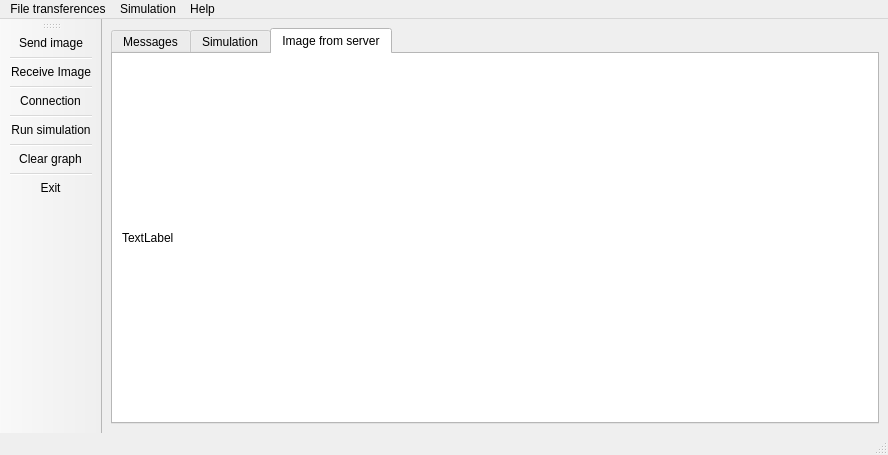
<?xml version="1.0" encoding="UTF-8"?>
<ui version="4.0">
 <class>MainWindow</class>
 <widget class="QMainWindow" name="MainWindow">
  <property name="enabled">
   <bool>true</bool>
  </property>
  <property name="geometry">
   <rect>
    <x>0</x>
    <y>0</y>
    <width>888</width>
    <height>455</height>
   </rect>
  </property>
  <property name="sizePolicy">
   <sizepolicy hsizetype="Expanding" vsizetype="Expanding">
    <horstretch>0</horstretch>
    <verstretch>0</verstretch>
   </sizepolicy>
  </property>
  <property name="palette">
   <palette>
    <active/>
    <inactive/>
    <disabled/>
   </palette>
  </property>
  <property name="windowTitle">
   <string>MainWindow</string>
  </property>
  <widget class="QWidget" name="centralwidget">
   <property name="sizePolicy">
    <sizepolicy hsizetype="Fixed" vsizetype="Fixed">
     <horstretch>0</horstretch>
     <verstretch>0</verstretch>
    </sizepolicy>
   </property>
   <property name="autoFillBackground">
    <bool>false</bool>
   </property>
   <layout class="QVBoxLayout" name="verticalLayout_2">
    <item>
     <widget class="QTabWidget" name="tabWidget">
      <property name="enabled">
       <bool>true</bool>
      </property>
      <property name="sizePolicy">
       <sizepolicy hsizetype="Expanding" vsizetype="Expanding">
        <horstretch>0</horstretch>
        <verstretch>0</verstretch>
       </sizepolicy>
      </property>
      <property name="minimumSize">
       <size>
        <width>400</width>
        <height>200</height>
       </size>
      </property>
      <property name="sizeIncrement">
       <size>
        <width>0</width>
        <height>0</height>
       </size>
      </property>
      <property name="palette">
       <palette>
        <active>
         <colorrole role="WindowText">
          <brush brushstyle="SolidPattern">
           <color alpha="255">
            <red>0</red>
            <green>0</green>
            <blue>0</blue>
           </color>
          </brush>
         </colorrole>
         <colorrole role="Button">
          <brush brushstyle="SolidPattern">
           <color alpha="255">
            <red>255</red>
            <green>255</green>
            <blue>255</blue>
           </color>
          </brush>
         </colorrole>
         <colorrole role="Midlight">
          <brush brushstyle="SolidPattern">
           <color alpha="255">
            <red>255</red>
            <green>255</green>
            <blue>255</blue>
           </color>
          </brush>
         </colorrole>
         <colorrole role="Dark">
          <brush brushstyle="SolidPattern">
           <color alpha="255">
            <red>127</red>
            <green>127</green>
            <blue>127</blue>
           </color>
          </brush>
         </colorrole>
         <colorrole role="Mid">
          <brush brushstyle="SolidPattern">
           <color alpha="255">
            <red>170</red>
            <green>170</green>
            <blue>170</blue>
           </color>
          </brush>
         </colorrole>
         <colorrole role="Text">
          <brush brushstyle="SolidPattern">
           <color alpha="255">
            <red>0</red>
            <green>0</green>
            <blue>0</blue>
           </color>
          </brush>
         </colorrole>
         <colorrole role="BrightText">
          <brush brushstyle="SolidPattern">
           <color alpha="255">
            <red>255</red>
            <green>255</green>
            <blue>255</blue>
           </color>
          </brush>
         </colorrole>
         <colorrole role="ButtonText">
          <brush brushstyle="SolidPattern">
           <color alpha="255">
            <red>0</red>
            <green>0</green>
            <blue>0</blue>
           </color>
          </brush>
         </colorrole>
         <colorrole role="Base">
          <brush brushstyle="SolidPattern">
           <color alpha="255">
            <red>255</red>
            <green>255</green>
            <blue>255</blue>
           </color>
          </brush>
         </colorrole>
         <colorrole role="Window">
          <brush brushstyle="SolidPattern">
           <color alpha="255">
            <red>255</red>
            <green>255</green>
            <blue>255</blue>
           </color>
          </brush>
         </colorrole>
         <colorrole role="Shadow">
          <brush brushstyle="SolidPattern">
           <color alpha="255">
            <red>0</red>
            <green>0</green>
            <blue>0</blue>
           </color>
          </brush>
         </colorrole>
         <colorrole role="AlternateBase">
          <brush brushstyle="SolidPattern">
           <color alpha="255">
            <red>255</red>
            <green>255</green>
            <blue>255</blue>
           </color>
          </brush>
         </colorrole>
         <colorrole role="ToolTipBase">
          <brush brushstyle="SolidPattern">
           <color alpha="255">
            <red>255</red>
            <green>255</green>
            <blue>220</blue>
           </color>
          </brush>
         </colorrole>
         <colorrole role="ToolTipText">
          <brush brushstyle="SolidPattern">
           <color alpha="255">
            <red>0</red>
            <green>0</green>
            <blue>0</blue>
           </color>
          </brush>
         </colorrole>
         <colorrole role="PlaceholderText">
          <brush brushstyle="SolidPattern">
           <color alpha="127">
            <red>0</red>
            <green>0</green>
            <blue>0</blue>
           </color>
          </brush>
         </colorrole>
        </active>
        <inactive>
         <colorrole role="WindowText">
          <brush brushstyle="SolidPattern">
           <color alpha="255">
            <red>0</red>
            <green>0</green>
            <blue>0</blue>
           </color>
          </brush>
         </colorrole>
         <colorrole role="Button">
          <brush brushstyle="SolidPattern">
           <color alpha="255">
            <red>255</red>
            <green>255</green>
            <blue>255</blue>
           </color>
          </brush>
         </colorrole>
         <colorrole role="Midlight">
          <brush brushstyle="SolidPattern">
           <color alpha="255">
            <red>255</red>
            <green>255</green>
            <blue>255</blue>
           </color>
          </brush>
         </colorrole>
         <colorrole role="Dark">
          <brush brushstyle="SolidPattern">
           <color alpha="255">
            <red>127</red>
            <green>127</green>
            <blue>127</blue>
           </color>
          </brush>
         </colorrole>
         <colorrole role="Mid">
          <brush brushstyle="SolidPattern">
           <color alpha="255">
            <red>170</red>
            <green>170</green>
            <blue>170</blue>
           </color>
          </brush>
         </colorrole>
         <colorrole role="Text">
          <brush brushstyle="SolidPattern">
           <color alpha="255">
            <red>0</red>
            <green>0</green>
            <blue>0</blue>
           </color>
          </brush>
         </colorrole>
         <colorrole role="BrightText">
          <brush brushstyle="SolidPattern">
           <color alpha="255">
            <red>255</red>
            <green>255</green>
            <blue>255</blue>
           </color>
          </brush>
         </colorrole>
         <colorrole role="ButtonText">
          <brush brushstyle="SolidPattern">
           <color alpha="255">
            <red>0</red>
            <green>0</green>
            <blue>0</blue>
           </color>
          </brush>
         </colorrole>
         <colorrole role="Base">
          <brush brushstyle="SolidPattern">
           <color alpha="255">
            <red>255</red>
            <green>255</green>
            <blue>255</blue>
           </color>
          </brush>
         </colorrole>
         <colorrole role="Window">
          <brush brushstyle="SolidPattern">
           <color alpha="255">
            <red>255</red>
            <green>255</green>
            <blue>255</blue>
           </color>
          </brush>
         </colorrole>
         <colorrole role="Shadow">
          <brush brushstyle="SolidPattern">
           <color alpha="255">
            <red>0</red>
            <green>0</green>
            <blue>0</blue>
           </color>
          </brush>
         </colorrole>
         <colorrole role="AlternateBase">
          <brush brushstyle="SolidPattern">
           <color alpha="255">
            <red>255</red>
            <green>255</green>
            <blue>255</blue>
           </color>
          </brush>
         </colorrole>
         <colorrole role="ToolTipBase">
          <brush brushstyle="SolidPattern">
           <color alpha="255">
            <red>255</red>
            <green>255</green>
            <blue>220</blue>
           </color>
          </brush>
         </colorrole>
         <colorrole role="ToolTipText">
          <brush brushstyle="SolidPattern">
           <color alpha="255">
            <red>0</red>
            <green>0</green>
            <blue>0</blue>
           </color>
          </brush>
         </colorrole>
         <colorrole role="PlaceholderText">
          <brush brushstyle="SolidPattern">
           <color alpha="127">
            <red>0</red>
            <green>0</green>
            <blue>0</blue>
           </color>
          </brush>
         </colorrole>
        </inactive>
        <disabled>
         <colorrole role="WindowText">
          <brush brushstyle="SolidPattern">
           <color alpha="255">
            <red>127</red>
            <green>127</green>
            <blue>127</blue>
           </color>
          </brush>
         </colorrole>
         <colorrole role="Button">
          <brush brushstyle="SolidPattern">
           <color alpha="255">
            <red>255</red>
            <green>255</green>
            <blue>255</blue>
           </color>
          </brush>
         </colorrole>
         <colorrole role="Midlight">
          <brush brushstyle="SolidPattern">
           <color alpha="255">
            <red>255</red>
            <green>255</green>
            <blue>255</blue>
           </color>
          </brush>
         </colorrole>
         <colorrole role="Dark">
          <brush brushstyle="SolidPattern">
           <color alpha="255">
            <red>127</red>
            <green>127</green>
            <blue>127</blue>
           </color>
          </brush>
         </colorrole>
         <colorrole role="Mid">
          <brush brushstyle="SolidPattern">
           <color alpha="255">
            <red>170</red>
            <green>170</green>
            <blue>170</blue>
           </color>
          </brush>
         </colorrole>
         <colorrole role="Text">
          <brush brushstyle="SolidPattern">
           <color alpha="255">
            <red>127</red>
            <green>127</green>
            <blue>127</blue>
           </color>
          </brush>
         </colorrole>
         <colorrole role="BrightText">
          <brush brushstyle="SolidPattern">
           <color alpha="255">
            <red>255</red>
            <green>255</green>
            <blue>255</blue>
           </color>
          </brush>
         </colorrole>
         <colorrole role="ButtonText">
          <brush brushstyle="SolidPattern">
           <color alpha="255">
            <red>127</red>
            <green>127</green>
            <blue>127</blue>
           </color>
          </brush>
         </colorrole>
         <colorrole role="Base">
          <brush brushstyle="SolidPattern">
           <color alpha="255">
            <red>255</red>
            <green>255</green>
            <blue>255</blue>
           </color>
          </brush>
         </colorrole>
         <colorrole role="Window">
          <brush brushstyle="SolidPattern">
           <color alpha="255">
            <red>255</red>
            <green>255</green>
            <blue>255</blue>
           </color>
          </brush>
         </colorrole>
         <colorrole role="Shadow">
          <brush brushstyle="SolidPattern">
           <color alpha="255">
            <red>0</red>
            <green>0</green>
            <blue>0</blue>
           </color>
          </brush>
         </colorrole>
         <colorrole role="AlternateBase">
          <brush brushstyle="SolidPattern">
           <color alpha="255">
            <red>255</red>
            <green>255</green>
            <blue>255</blue>
           </color>
          </brush>
         </colorrole>
         <colorrole role="ToolTipBase">
          <brush brushstyle="SolidPattern">
           <color alpha="255">
            <red>255</red>
            <green>255</green>
            <blue>220</blue>
           </color>
          </brush>
         </colorrole>
         <colorrole role="ToolTipText">
          <brush brushstyle="SolidPattern">
           <color alpha="255">
            <red>0</red>
            <green>0</green>
            <blue>0</blue>
           </color>
          </brush>
         </colorrole>
         <colorrole role="PlaceholderText">
          <brush brushstyle="SolidPattern">
           <color alpha="127">
            <red>127</red>
            <green>127</green>
            <blue>127</blue>
           </color>
          </brush>
         </colorrole>
        </disabled>
       </palette>
      </property>
      <property name="currentIndex">
       <number>2</number>
      </property>
      <widget class="QWidget" name="Messages">
       <attribute name="title">
        <string>Messages</string>
       </attribute>
       <layout class="QHBoxLayout" name="horizontalLayout_2">
        <item>
         <widget class="QTextEdit" name="textEdit_messages">
          <property name="readOnly">
           <bool>true</bool>
          </property>
          <property name="html">
           <string>&lt;!DOCTYPE HTML PUBLIC &quot;-//W3C//DTD HTML 4.0//EN&quot; &quot;http://www.w3.org/TR/REC-html40/strict.dtd&quot;&gt;
&lt;html&gt;&lt;head&gt;&lt;meta name=&quot;qrichtext&quot; content=&quot;1&quot; /&gt;&lt;meta charset=&quot;utf-8&quot; /&gt;&lt;style type=&quot;text/css&quot;&gt;
p, li { white-space: pre-wrap; }
&lt;/style&gt;&lt;/head&gt;&lt;body style=&quot; font-family:'나눔명조 Bold'; font-size:10pt; font-weight:400; font-style:normal;&quot;&gt;
&lt;p style=&quot;-qt-paragraph-type:empty; margin-top:0px; margin-bottom:0px; margin-left:0px; margin-right:0px; -qt-block-indent:0; text-indent:0px; font-family:'Ubuntu'; font-size:11pt;&quot;&gt;&lt;br /&gt;&lt;/p&gt;&lt;/body&gt;&lt;/html&gt;</string>
          </property>
         </widget>
        </item>
       </layout>
      </widget>
      <widget class="QWidget" name="Simulation">
       <property name="enabled">
        <bool>true</bool>
       </property>
       <attribute name="title">
        <string>Simulation</string>
       </attribute>
       <layout class="QVBoxLayout" name="verticalLayout">
        <item>
         <layout class="QHBoxLayout" name="horizontalLayout">
          <item>
           <widget class="QLabel" name="label_sim_name">
            <property name="sizePolicy">
             <sizepolicy hsizetype="Fixed" vsizetype="Fixed">
              <horstretch>0</horstretch>
              <verstretch>0</verstretch>
             </sizepolicy>
            </property>
            <property name="minimumSize">
             <size>
              <width>131</width>
              <height>18</height>
             </size>
            </property>
            <property name="text">
             <string>Simulation name:</string>
            </property>
           </widget>
          </item>
          <item>
           <widget class="QLineEdit" name="lineEdit_sim_name">
            <property name="inputMethodHints">
             <set>Qt::ImhNone</set>
            </property>
            <property name="text">
             <string>NONAME</string>
            </property>
            <property name="maxLength">
             <number>12</number>
            </property>
           </widget>
          </item>
         </layout>
        </item>
        <item>
         <widget class="QCustomPlot" name="graph_sim" native="true">
          <property name="enabled">
           <bool>true</bool>
          </property>
          <property name="sizePolicy">
           <sizepolicy hsizetype="Expanding" vsizetype="Expanding">
            <horstretch>0</horstretch>
            <verstretch>0</verstretch>
           </sizepolicy>
          </property>
          <property name="toolTip">
           <string>[CTRL/ALT]+NUMBER -&gt; Change task [VISIBILITY/COLOR]</string>
          </property>
         </widget>
        </item>
       </layout>
      </widget>
      <widget class="QWidget" name="ImageFromSV">
       <attribute name="title">
        <string>Image from server</string>
       </attribute>
       <layout class="QVBoxLayout" name="verticalLayout_3">
        <item>
         <widget class="QLabel" name="label_ImgFromSv">
          <property name="text">
           <string>TextLabel</string>
          </property>
         </widget>
        </item>
       </layout>
      </widget>
     </widget>
    </item>
   </layout>
  </widget>
  <widget class="QMenuBar" name="menubar">
   <property name="geometry">
    <rect>
     <x>0</x>
     <y>0</y>
     <width>888</width>
     <height>23</height>
    </rect>
   </property>
   <property name="palette">
    <palette>
     <active/>
     <inactive/>
     <disabled/>
    </palette>
   </property>
   <widget class="QMenu" name="menuFile">
    <property name="title">
     <string>File transferences</string>
    </property>
    <addaction name="separator"/>
    <addaction name="actionSend_Image"/>
    <addaction name="separator"/>
    <addaction name="actionReceive_Image"/>
    <addaction name="separator"/>
    <addaction name="actionConnection"/>
    <addaction name="separator"/>
   </widget>
   <widget class="QMenu" name="menuHelp">
    <property name="title">
     <string>Help</string>
    </property>
    <addaction name="separator"/>
    <addaction name="separator"/>
    <addaction name="actionAbout_Cheddar_Client"/>
    <addaction name="separator"/>
    <addaction name="actionManual"/>
   </widget>
   <widget class="QMenu" name="menuSimulation">
    <property name="title">
     <string>Simulation</string>
    </property>
    <addaction name="separator"/>
    <addaction name="separator"/>
    <addaction name="actionTasks"/>
    <addaction name="separator"/>
    <addaction name="actionRun_simulation"/>
   </widget>
   <addaction name="menuFile"/>
   <addaction name="menuSimulation"/>
   <addaction name="menuHelp"/>
  </widget>
  <widget class="QStatusBar" name="statusbar"/>
  <widget class="QToolBar" name="toolBar">
   <property name="palette">
    <palette>
     <active>
      <colorrole role="WindowText">
       <brush brushstyle="SolidPattern">
        <color alpha="255">
         <red>0</red>
         <green>0</green>
         <blue>0</blue>
        </color>
       </brush>
      </colorrole>
      <colorrole role="Button">
       <brush brushstyle="SolidPattern">
        <color alpha="255">
         <red>192</red>
         <green>191</green>
         <blue>188</blue>
        </color>
       </brush>
      </colorrole>
      <colorrole role="Midlight">
       <brush brushstyle="SolidPattern">
        <color alpha="255">
         <red>223</red>
         <green>223</green>
         <blue>221</blue>
        </color>
       </brush>
      </colorrole>
      <colorrole role="Dark">
       <brush brushstyle="SolidPattern">
        <color alpha="255">
         <red>96</red>
         <green>96</green>
         <blue>94</blue>
        </color>
       </brush>
      </colorrole>
      <colorrole role="Mid">
       <brush brushstyle="SolidPattern">
        <color alpha="255">
         <red>128</red>
         <green>127</green>
         <blue>125</blue>
        </color>
       </brush>
      </colorrole>
      <colorrole role="Text">
       <brush brushstyle="SolidPattern">
        <color alpha="255">
         <red>0</red>
         <green>0</green>
         <blue>0</blue>
        </color>
       </brush>
      </colorrole>
      <colorrole role="BrightText">
       <brush brushstyle="SolidPattern">
        <color alpha="255">
         <red>255</red>
         <green>255</green>
         <blue>255</blue>
        </color>
       </brush>
      </colorrole>
      <colorrole role="ButtonText">
       <brush brushstyle="SolidPattern">
        <color alpha="255">
         <red>0</red>
         <green>0</green>
         <blue>0</blue>
        </color>
       </brush>
      </colorrole>
      <colorrole role="Base">
       <brush brushstyle="SolidPattern">
        <color alpha="255">
         <red>255</red>
         <green>255</green>
         <blue>255</blue>
        </color>
       </brush>
      </colorrole>
      <colorrole role="Window">
       <brush brushstyle="SolidPattern">
        <color alpha="255">
         <red>192</red>
         <green>191</green>
         <blue>188</blue>
        </color>
       </brush>
      </colorrole>
      <colorrole role="Shadow">
       <brush brushstyle="SolidPattern">
        <color alpha="255">
         <red>0</red>
         <green>0</green>
         <blue>0</blue>
        </color>
       </brush>
      </colorrole>
      <colorrole role="AlternateBase">
       <brush brushstyle="SolidPattern">
        <color alpha="255">
         <red>223</red>
         <green>223</green>
         <blue>221</blue>
        </color>
       </brush>
      </colorrole>
      <colorrole role="ToolTipBase">
       <brush brushstyle="SolidPattern">
        <color alpha="255">
         <red>255</red>
         <green>255</green>
         <blue>220</blue>
        </color>
       </brush>
      </colorrole>
      <colorrole role="ToolTipText">
       <brush brushstyle="SolidPattern">
        <color alpha="255">
         <red>0</red>
         <green>0</green>
         <blue>0</blue>
        </color>
       </brush>
      </colorrole>
      <colorrole role="PlaceholderText">
       <brush brushstyle="SolidPattern">
        <color alpha="127">
         <red>0</red>
         <green>0</green>
         <blue>0</blue>
        </color>
       </brush>
      </colorrole>
     </active>
     <inactive>
      <colorrole role="WindowText">
       <brush brushstyle="SolidPattern">
        <color alpha="255">
         <red>0</red>
         <green>0</green>
         <blue>0</blue>
        </color>
       </brush>
      </colorrole>
      <colorrole role="Button">
       <brush brushstyle="SolidPattern">
        <color alpha="255">
         <red>239</red>
         <green>239</green>
         <blue>239</blue>
        </color>
       </brush>
      </colorrole>
      <colorrole role="Midlight">
       <brush brushstyle="SolidPattern">
        <color alpha="255">
         <red>202</red>
         <green>202</green>
         <blue>202</blue>
        </color>
       </brush>
      </colorrole>
      <colorrole role="Dark">
       <brush brushstyle="SolidPattern">
        <color alpha="255">
         <red>159</red>
         <green>159</green>
         <blue>159</blue>
        </color>
       </brush>
      </colorrole>
      <colorrole role="Mid">
       <brush brushstyle="SolidPattern">
        <color alpha="255">
         <red>184</red>
         <green>184</green>
         <blue>184</blue>
        </color>
       </brush>
      </colorrole>
      <colorrole role="Text">
       <brush brushstyle="SolidPattern">
        <color alpha="255">
         <red>0</red>
         <green>0</green>
         <blue>0</blue>
        </color>
       </brush>
      </colorrole>
      <colorrole role="BrightText">
       <brush brushstyle="SolidPattern">
        <color alpha="255">
         <red>255</red>
         <green>255</green>
         <blue>255</blue>
        </color>
       </brush>
      </colorrole>
      <colorrole role="ButtonText">
       <brush brushstyle="SolidPattern">
        <color alpha="255">
         <red>0</red>
         <green>0</green>
         <blue>0</blue>
        </color>
       </brush>
      </colorrole>
      <colorrole role="Base">
       <brush brushstyle="SolidPattern">
        <color alpha="255">
         <red>255</red>
         <green>255</green>
         <blue>255</blue>
        </color>
       </brush>
      </colorrole>
      <colorrole role="Window">
       <brush brushstyle="SolidPattern">
        <color alpha="255">
         <red>239</red>
         <green>239</green>
         <blue>239</blue>
        </color>
       </brush>
      </colorrole>
      <colorrole role="Shadow">
       <brush brushstyle="SolidPattern">
        <color alpha="255">
         <red>118</red>
         <green>118</green>
         <blue>118</blue>
        </color>
       </brush>
      </colorrole>
      <colorrole role="AlternateBase">
       <brush brushstyle="SolidPattern">
        <color alpha="255">
         <red>247</red>
         <green>247</green>
         <blue>247</blue>
        </color>
       </brush>
      </colorrole>
      <colorrole role="ToolTipBase">
       <brush brushstyle="SolidPattern">
        <color alpha="255">
         <red>255</red>
         <green>255</green>
         <blue>220</blue>
        </color>
       </brush>
      </colorrole>
      <colorrole role="ToolTipText">
       <brush brushstyle="SolidPattern">
        <color alpha="255">
         <red>0</red>
         <green>0</green>
         <blue>0</blue>
        </color>
       </brush>
      </colorrole>
      <colorrole role="PlaceholderText">
       <brush brushstyle="SolidPattern">
        <color alpha="128">
         <red>0</red>
         <green>0</green>
         <blue>0</blue>
        </color>
       </brush>
      </colorrole>
     </inactive>
     <disabled>
      <colorrole role="WindowText">
       <brush brushstyle="SolidPattern">
        <color alpha="255">
         <red>96</red>
         <green>96</green>
         <blue>94</blue>
        </color>
       </brush>
      </colorrole>
      <colorrole role="Button">
       <brush brushstyle="SolidPattern">
        <color alpha="255">
         <red>192</red>
         <green>191</green>
         <blue>188</blue>
        </color>
       </brush>
      </colorrole>
      <colorrole role="Midlight">
       <brush brushstyle="SolidPattern">
        <color alpha="255">
         <red>223</red>
         <green>223</green>
         <blue>221</blue>
        </color>
       </brush>
      </colorrole>
      <colorrole role="Dark">
       <brush brushstyle="SolidPattern">
        <color alpha="255">
         <red>96</red>
         <green>96</green>
         <blue>94</blue>
        </color>
       </brush>
      </colorrole>
      <colorrole role="Mid">
       <brush brushstyle="SolidPattern">
        <color alpha="255">
         <red>128</red>
         <green>127</green>
         <blue>125</blue>
        </color>
       </brush>
      </colorrole>
      <colorrole role="Text">
       <brush brushstyle="SolidPattern">
        <color alpha="255">
         <red>96</red>
         <green>96</green>
         <blue>94</blue>
        </color>
       </brush>
      </colorrole>
      <colorrole role="BrightText">
       <brush brushstyle="SolidPattern">
        <color alpha="255">
         <red>255</red>
         <green>255</green>
         <blue>255</blue>
        </color>
       </brush>
      </colorrole>
      <colorrole role="ButtonText">
       <brush brushstyle="SolidPattern">
        <color alpha="255">
         <red>96</red>
         <green>96</green>
         <blue>94</blue>
        </color>
       </brush>
      </colorrole>
      <colorrole role="Base">
       <brush brushstyle="SolidPattern">
        <color alpha="255">
         <red>192</red>
         <green>191</green>
         <blue>188</blue>
        </color>
       </brush>
      </colorrole>
      <colorrole role="Window">
       <brush brushstyle="SolidPattern">
        <color alpha="255">
         <red>192</red>
         <green>191</green>
         <blue>188</blue>
        </color>
       </brush>
      </colorrole>
      <colorrole role="Shadow">
       <brush brushstyle="SolidPattern">
        <color alpha="255">
         <red>177</red>
         <green>177</green>
         <blue>177</blue>
        </color>
       </brush>
      </colorrole>
      <colorrole role="AlternateBase">
       <brush brushstyle="SolidPattern">
        <color alpha="255">
         <red>247</red>
         <green>247</green>
         <blue>247</blue>
        </color>
       </brush>
      </colorrole>
      <colorrole role="ToolTipBase">
       <brush brushstyle="SolidPattern">
        <color alpha="255">
         <red>255</red>
         <green>255</green>
         <blue>220</blue>
        </color>
       </brush>
      </colorrole>
      <colorrole role="ToolTipText">
       <brush brushstyle="SolidPattern">
        <color alpha="255">
         <red>0</red>
         <green>0</green>
         <blue>0</blue>
        </color>
       </brush>
      </colorrole>
      <colorrole role="PlaceholderText">
       <brush brushstyle="SolidPattern">
        <color alpha="128">
         <red>0</red>
         <green>0</green>
         <blue>0</blue>
        </color>
       </brush>
      </colorrole>
     </disabled>
    </palette>
   </property>
   <property name="windowTitle">
    <string>toolBar</string>
   </property>
   <property name="floatable">
    <bool>true</bool>
   </property>
   <attribute name="toolBarArea">
    <enum>LeftToolBarArea</enum>
   </attribute>
   <attribute name="toolBarBreak">
    <bool>false</bool>
   </attribute>
   <addaction name="actionSend_Image"/>
   <addaction name="separator"/>
   <addaction name="actionReceive_Image"/>
   <addaction name="separator"/>
   <addaction name="actionConnection"/>
   <addaction name="separator"/>
   <addaction name="actionRun_simulation"/>
   <addaction name="separator"/>
   <addaction name="actionClear_graph"/>
   <addaction name="separator"/>
   <addaction name="actionExit"/>
  </widget>
  <action name="actionSend_Image">
   <property name="icon">
    <iconset theme="mail-send">
     <normaloff>.</normaloff>.</iconset>
   </property>
   <property name="text">
    <string>Send image</string>
   </property>
  </action>
  <action name="actionReceive_Image">
   <property name="icon">
    <iconset theme="insert-image">
     <normaloff>.</normaloff>.</iconset>
   </property>
   <property name="text">
    <string>Receive Image</string>
   </property>
  </action>
  <action name="actionExit">
   <property name="icon">
    <iconset theme="application-exit">
     <normaloff>.</normaloff>.</iconset>
   </property>
   <property name="text">
    <string>Exit</string>
   </property>
  </action>
  <action name="actionAbout_Cheddar_Client">
   <property name="icon">
    <iconset theme="help-about">
     <normaloff>.</normaloff>.</iconset>
   </property>
   <property name="text">
    <string>About Cheddar++ Client</string>
   </property>
   <property name="toolTip">
    <string>About Cheddar Client</string>
   </property>
  </action>
  <action name="actionManual">
   <property name="icon">
    <iconset theme="accessories-dictionary">
     <normaloff>.</normaloff>.</iconset>
   </property>
   <property name="text">
    <string>Manual</string>
   </property>
  </action>
  <action name="actionTasks">
   <property name="icon">
    <iconset theme="system-software-update">
     <normaloff>.</normaloff>.</iconset>
   </property>
   <property name="text">
    <string>Tasks</string>
   </property>
  </action>
  <action name="actionConnection">
   <property name="icon">
    <iconset theme="network-server">
     <normaloff>.</normaloff>.</iconset>
   </property>
   <property name="text">
    <string>Connection</string>
   </property>
   <property name="toolTip">
    <string>Connection</string>
   </property>
  </action>
  <action name="actionRun_simulation">
   <property name="icon">
    <iconset theme="media-playback-start">
     <normaloff>.</normaloff>.</iconset>
   </property>
   <property name="text">
    <string>Run simulation</string>
   </property>
  </action>
  <action name="actionClear_graph">
   <property name="icon">
    <iconset theme="user-trash">
     <normaloff>.</normaloff>.</iconset>
   </property>
   <property name="text">
    <string>Clear graph</string>
   </property>
   <property name="toolTip">
    <string>Clear graph</string>
   </property>
  </action>
 </widget>
 <customwidgets>
  <customwidget>
   <class>QCustomPlot</class>
   <extends>QWidget</extends>
   <header>qcustomplot.h</header>
   <container>1</container>
  </customwidget>
 </customwidgets>
 <resources/>
 <connections/>
</ui>
